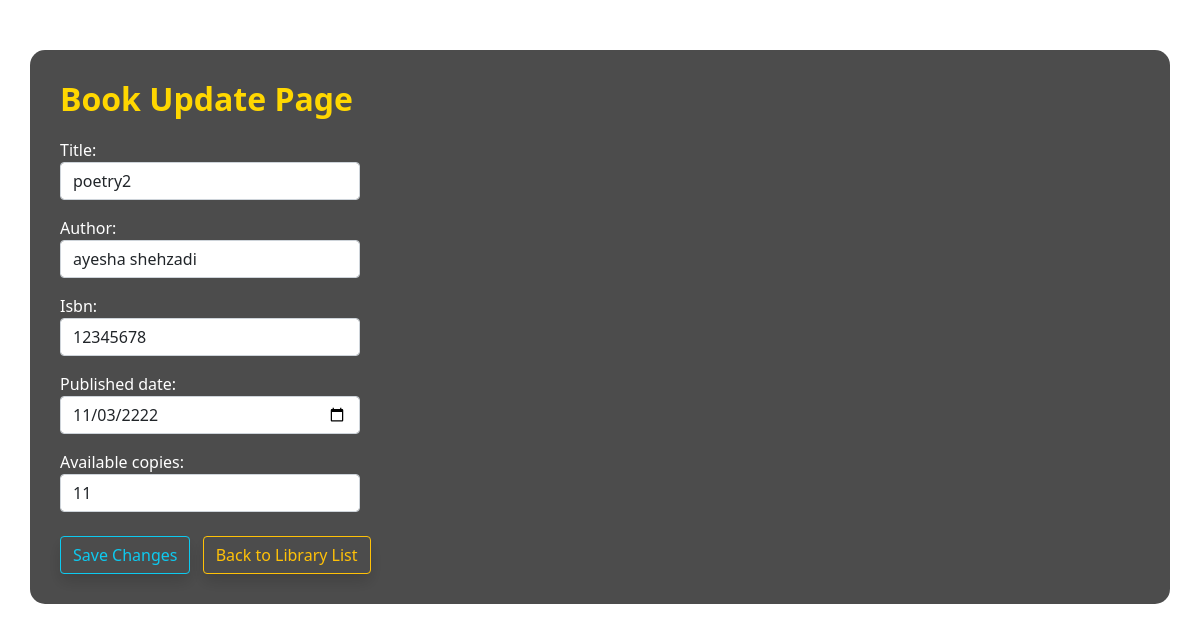
/books/13/edit/, run on the app's committed database.
### library/models.py (models this page shows, shortened)
class Book(models.Model):
    title = models.CharField(max_length=200)
    author = models.CharField(max_length=100)
    isbn = models.CharField(max_length=13, unique=True)
    published_date = models.DateField()
    available_copies = models.IntegerField()

### library/views.py (the view)
# urls.py: path('books/<int:pk>/edit/', views.book_edit, name='book_edit'),  # Edit
def book_edit(request, pk):
    book = get_object_or_404(Book, id=pk)
    if request.method == 'POST':
        form = BookForm(request.POST, instance=book)
        if form.is_valid():
            form.save()
            return redirect('book_list')
    else:
        form = BookForm(instance=book)
    return render(request, 'edit_book.html', {'form': form})

### library/forms.py
class BookForm(forms.ModelForm):
    class Meta:
        model = Book
        fields = ['title', 'author', 'isbn', 'published_date', 'available_copies']
        widgets = {
            'title': forms.TextInput(attrs={'class': 'form-control', 'placeholder': 'Enter book title', 'style': 'width: 300px;'}),
            'author': forms.TextInput(attrs={'class': 'form-control', 'placeholder': 'Enter author name', 'style': 'width: 300px;'}),
            'isbn': forms.TextInput(attrs={'class': 'form-control', 'placeholder': 'Enter ISBN', 'style': 'width: 300px;'}),
            'published_date': forms.DateInput(attrs={'class': 'form-control', 'placeholder': 'YYYY-MM-DD', 'type': 'date', 'style': 'width: 300px;'}),
            'available_copies': forms.NumberInput(attrs={'class': 'form-control', 'placeholder': 'Number of available copies', 'style': 'width: 300px;'}),
        }

### templates/edit_book.html (shortened to what this page needs)
<!DOCTYPE html>
<html lang="en">
<head>
    <link href="https://cdn.jsdelivr.net/npm/bootstrap@5.0.2/dist/css/bootstrap.min.css" rel="stylesheet">
</head>
<body>
    <div class="container">
        <h1 class="form-title text-left">Book Update Page</h1>
        <form method="post">
            {{ form.as_p }}
            <div class="mt-4">
                <button type="submit" class="btn btn-outline-info shadow me-2">Save Changes</button>
                <a href="{% url 'book_list' %}" class="btn btn-outline-warning shadow">Back to Library List</a>
            </div>
        </form>
    </div>
</body>
</html>

### templates/edit_book.html (style rules this page uses)
body { background-image: url('https://i.pinimg.com/736x/56/e3/1c/56e31cbf6c07589fa58cf7691aaf3059.jpg'); background-size: cover; background-repeat: no-repeat; background-attachment: fixed; color: #fff; }
.container { background-color: rgba(0, 0, 0, 0.7); padding: 30px; border-radius: 15px; margin-top: 50px; }
.form-title { font-size: 2rem; font-weight: bold; margin-bottom: 20px; color: #ffd700; }

### data on the page
Book: title "poetry2", author "ayesha shehzadi", isbn "12345678", published_date "11/03/2222", available_copies "11"
